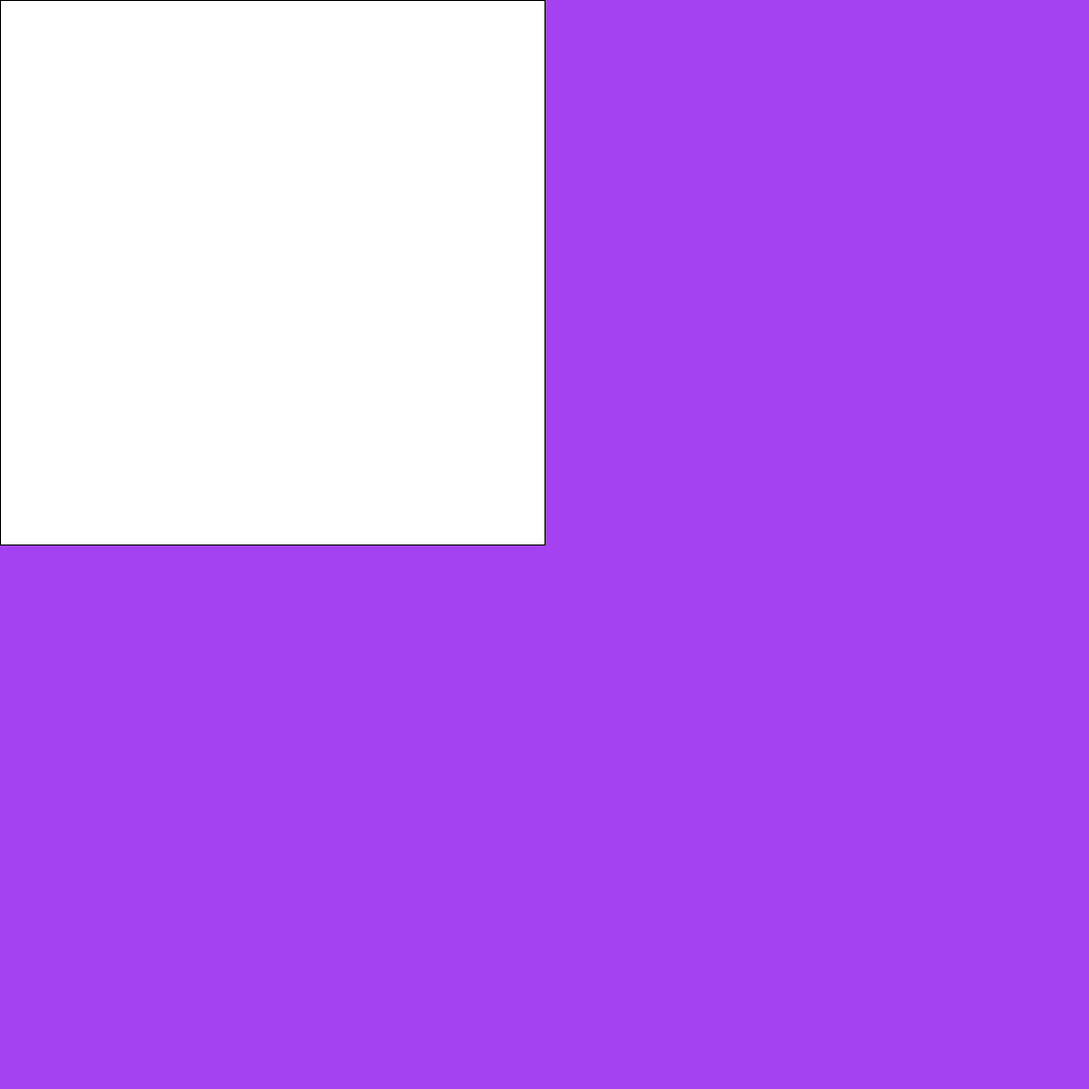
Frame 1 (no input)
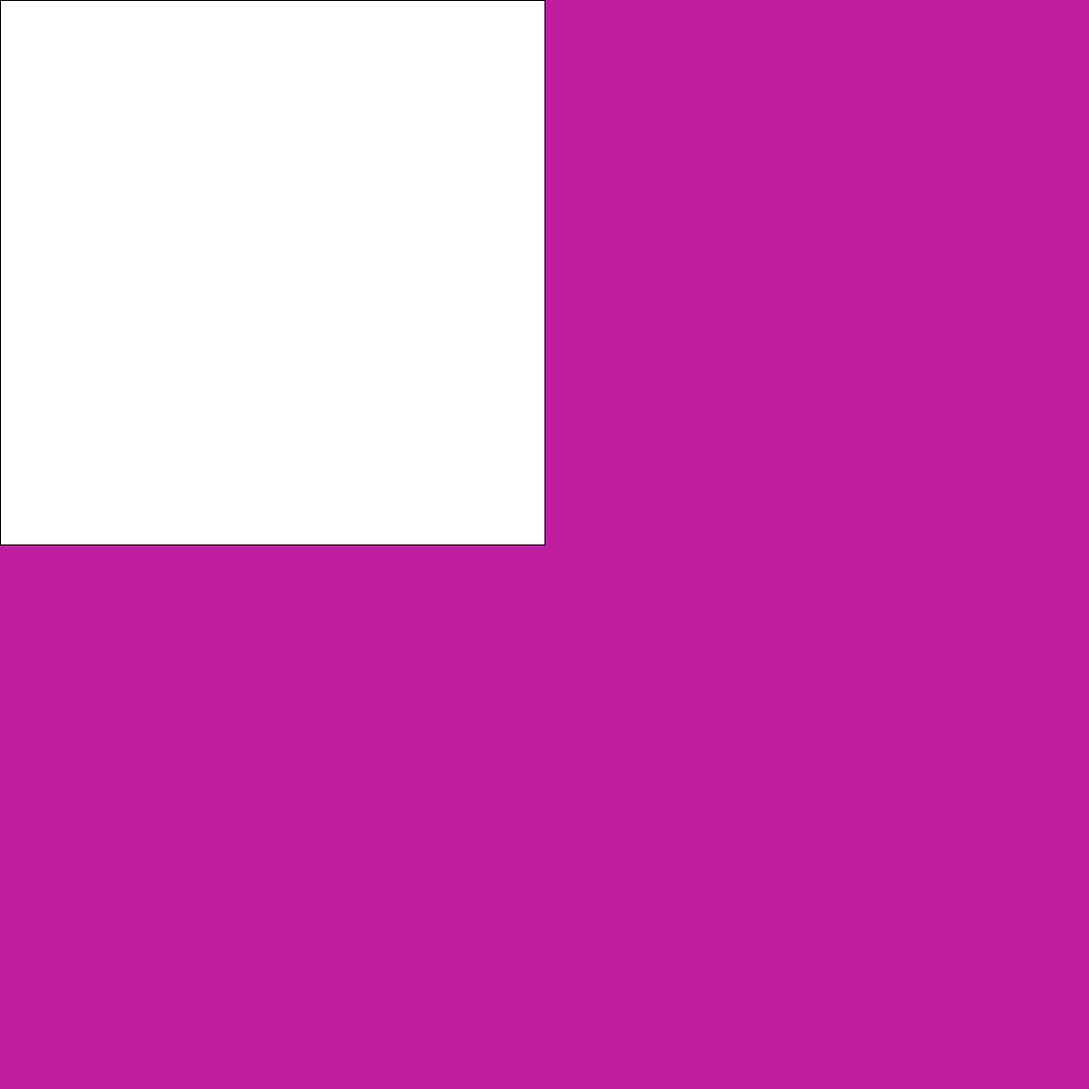
Frame 60 (the mouse pressed at the canvas centre just before this capture)
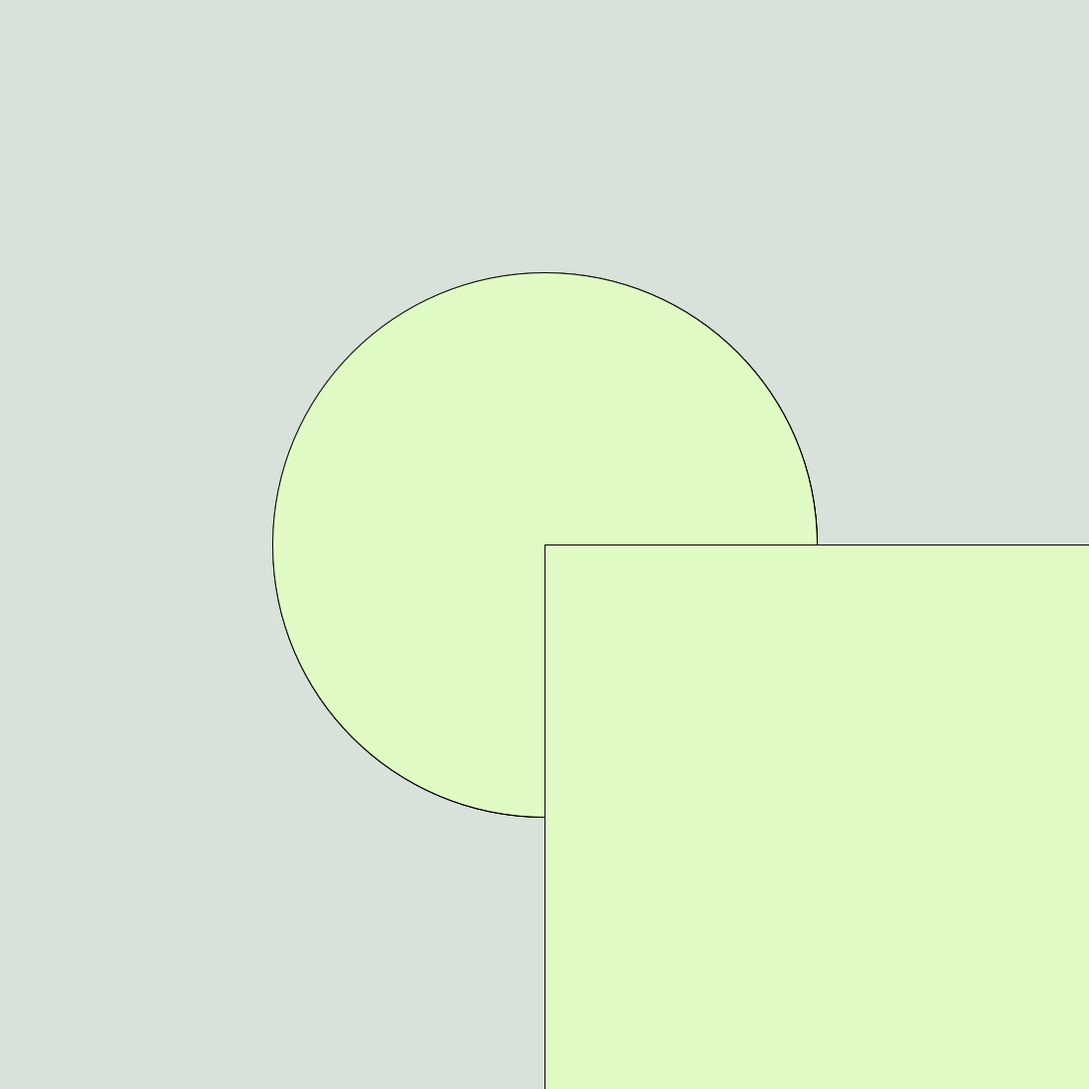
Frame 120 (the mouse held since frame 60 and released just before this capture)

The Processing sketch that drew these frames (run headless with seeded random() and noise(); from frame 60 on, the mouse is pressed at the canvas centre):

// Processing sketch: Second_Sketch
// ── Second_Sketch.pde
void setup(){
  size(1100, 1100);
  background(#080808);
}
void draw (){
  background(random(255), random(255), random(255));
  ellipse(mouseX,mouseY,550,550);
  rect(mouseY,mouseX, 550,550);
  ellipse(550, 550, mouseX, mouseY);
  rect(mouseX, mouseX, mouseX, mouseX);
  ellipse(mouseY, mouseY, mouseY, mouseY);
rect(mouseY, mouseX, 550, 550);
  if (mousePressed){
    fill(random(255), random(255), random(255));
  }
  
  
}
